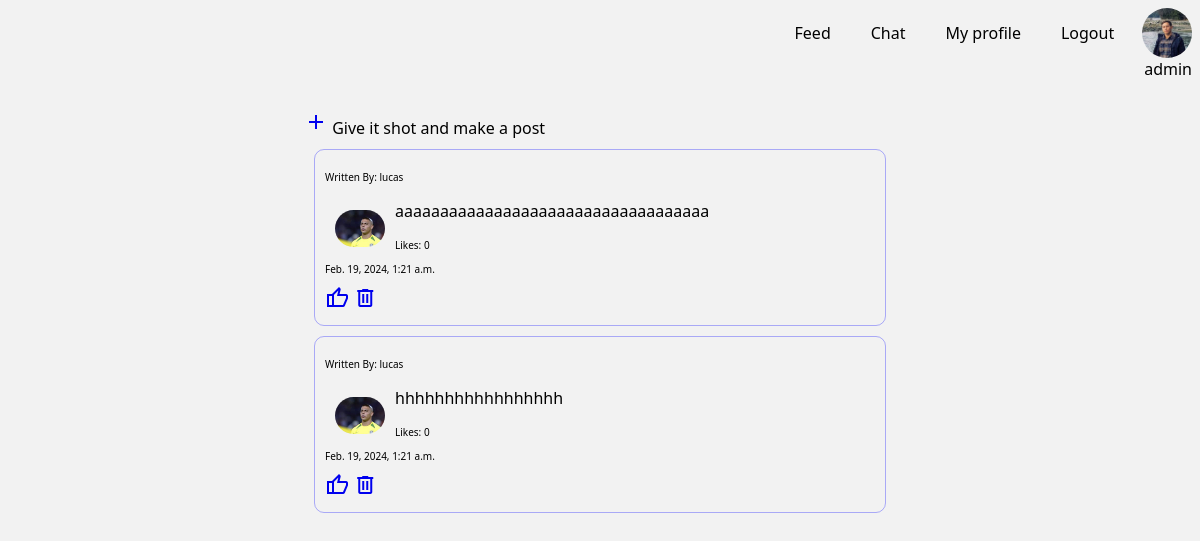
The app's page / (signed in) with its own data.
### apps/home/models.py (models this page shows, shortened)
class UserProfile(models.Model):
    user = models.OneToOneField(User, on_delete=models.CASCADE)
    profile_pic = models.ImageField(upload_to='profile_pic', blank=True, null=True)

class Post(models.Model):
    author = models.ForeignKey(User, on_delete=models.CASCADE)
    content = models.TextField()
    create_at = models.DateTimeField(auto_now_add=True)
    updated_at = models.DateTimeField(auto_now=True)

### apps/home/views.py (the view)
# urls.py: path('', home ,name='home'),
@login_required(login_url="/login")
def home(request):
    user_profile = request.user.userprofile
    name = request.user
    username = name.username
    posts = Post.objects.all()
    id = name.id
    context = {'user': username, 'id':id, 'posts':posts, 'user_profile':user_profile}
    return render(request, 'home.html', context)

### apps/home/templates/home.html
{% extends 'base.html' %}
{% load static %}
{% block content %}
    {% include 'feed.html' %}
{% endblock %}

### apps/home/templates/base.html (shortened to what this page needs)
{% load static %}
<!DOCTYPE html>
<html lang="en">
<head>
    <link rel="stylesheet" href="{% static 'css/home.css' %}">
    <link rel="stylesheet" href="{% static 'css/feed.css' %}">
</head>
<body>
    <div class="navbar">
        <div class="user-info">
            <img src="{{ user_profile.profile_pic.url }}" alt="my_profile">
            <div class="username"> {{ user }} </div>
        </div>
        <a href="/logout/{{ id }}">Logout</a>
        <a href="/myprofile/{{ id }}">My profile </a>
        <a href="#contato">Chat</a>
        <a href="{% url 'home' %}">Feed</a>
    </div>
    {% block content %} {% endblock%}
</body>
</html>

### apps/home/templates/feed.html (shortened to what this page needs)
{% load static %}
<div class="feed-noticias">
    <a href="/myprofile/{{ id }}"><span class="material-symbols-outlined">
    </span></a>
    Give it shot and make a post
    {% if posts %}
        {% for post in posts %}
        <div class="post-content">
            <p class="meta_data">Written By: {{ post.author }}</p>
            <p>
                {% if post.author.userprofile.profile_pic %}
                    <img  src="{{ post.author.userprofile.profile_pic.url }}" alt="Profile Picture">
                {% endif %}
            </p>
            <p>{{ post.content }}</p>
            <p class="meta_data">Likes: {{ post.like_set.count }}</p>
            <p class="meta_data">{{ post.create_at }}</p>
            <a href="{% url 'LikePost' post.id %}"><span class="material-symbols-outlined">thumb_up </span></a>
            <a href="{% url 'DeletePost' post.id %}"><span class="material-symbols-outlined"> delete </span></a>
        </div>
        {% endfor %}
    {% endif %}
</div>

### apps/home/static/css/home.css (style rules this page uses)
body { background-color: #f2f2f2; font-family:'system-ui' }
.navbar { overflow: hidden; background-color:#f2f2f2; text-align: center }
.navbar img { border-radius: 50px; }
.navbar a { float: right; display: block; color: #000000; padding: 14px 20px; text-decoration: none; }
.navbar img { float: right; display: block; color: #f2f2f2; text-align: center; text-decoration: none; }
img { float: left; width: 50px; }
.user-info { float: right; align-items: center; }
.username { margin-left: 10px; color: #000000; }

### apps/home/static/css/feed.css (style rules this page uses)
.post-content { padding: 10px; border: 1px solid #0000ff4d; border-radius: 10px; margin: 10px; }
.post-content p img { border-radius: 50px; padding: 10px; }
.feed-noticias { width: 50%; margin: 0 auto; text-align: justify; padding: 30px; }
.meta_data { font-size: x-small; border-radius: 50px; }

### records on screen
UserProfile: profile_pic (picture)
Post: author "lucas", author.userprofile.profile_pic (picture), content "aaaaaaaaaaaaaaaaaaaaaaaaaaaaaaaaaaa", like_set.count "0", create_at "Feb. 19, 2024, 1:21 a.m."
Post: author "lucas", author.userprofile.profile_pic (picture), content "hhhhhhhhhhhhhhhhh", like_set.count "0", create_at "Feb. 19, 2024, 1:21 a.m."

### other values on screen
{{ user }} "admin"
